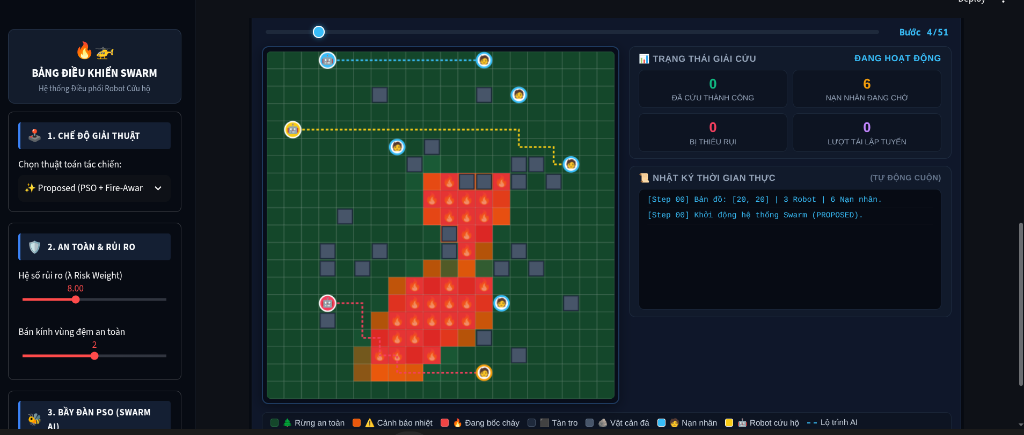
#> input picture assets/tactical_map_demo.png, 1024 x 435 px, found by its file name
$ python make_combined_dashboard.py
#> lines starting #> are read from the running program, lines starting #| are printed output that depends on the picture; long printed decimals are rounded
from PIL import Image, ImageDraw

im_map = Image.open("/home/duck/CLI/Wildfire-Rescue-Robotic/wildfire_rescue_swarm/assets/tactical_map_demo.png")
#> im_map is the input picture: PIL image 1024x435 RGBA; mean R, G, B, A 27.6, 37.4, 39.1, 255
im_top = Image.open("/home/duck/CLI/Wildfire-Rescue-Robotic/wildfire_rescue_swarm/assets/dashboard_overview.jpg")
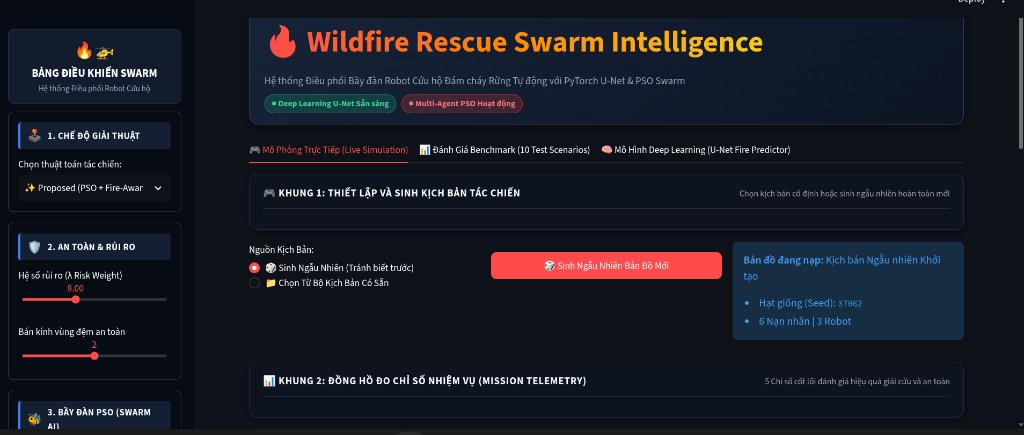
#> input picture assets/dashboard_overview.jpg, 1024 x 435 px, found by its file name
#> im_top is the input picture: PIL image 1024x435 RGB; mean R, G, B 25.4, 27.4, 37.4

# Both are 1024 x 435
# Combine them into a single clean preview: Top = Settings/Telemetry, Bottom = Live Tactical Swarm Grid
w = 1024
total_h = 435 + 435 + 20
canvas = Image.new("RGB", (w + 24, total_h + 50), (15, 23, 42))
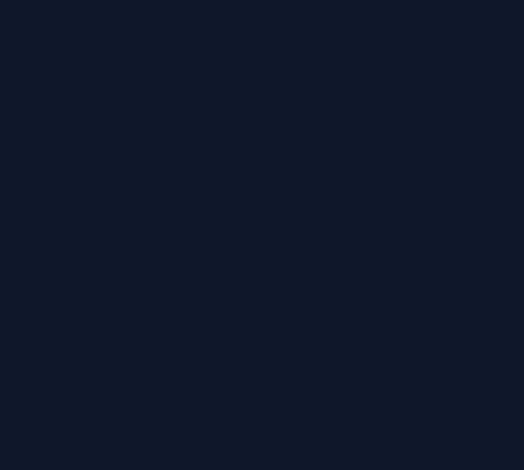
#> canvas: PIL image 1048x940 RGB (shown at 1/2 size); mean R, G, B 15, 23, 42
draw = ImageDraw.Draw(canvas)

# Window header
draw.rectangle([0, 0, w + 24, 34], fill=(30, 41, 59))
draw.ellipse([14, 11, 24, 21], fill=(239, 68, 68))
draw.ellipse([32, 11, 42, 21], fill=(245, 158, 11))
draw.ellipse([50, 11, 60, 21], fill=(16, 185, 129))

# Paste Top Overview
canvas.paste(im_top, (12, 42))
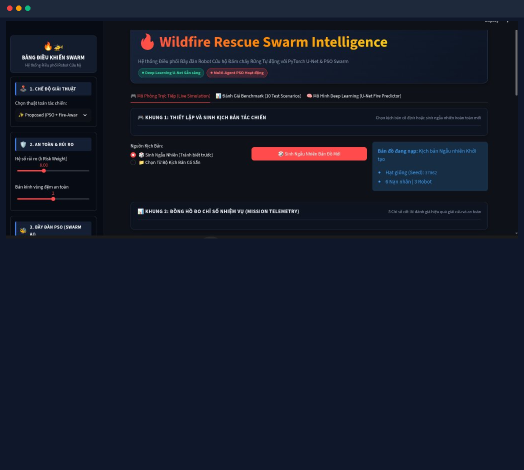
#> canvas: PIL image 1048x940 RGB (shown at 1/2 size); mean R, G, B 20.3, 25.7, 40.6
# Separator line
draw.line([(12, 42 + 435 + 8), (w + 12, 42 + 435 + 8)], fill=(56, 189, 248), width=2)
# Paste Tactical Map
canvas.paste(im_map, (12, 42 + 435 + 16))
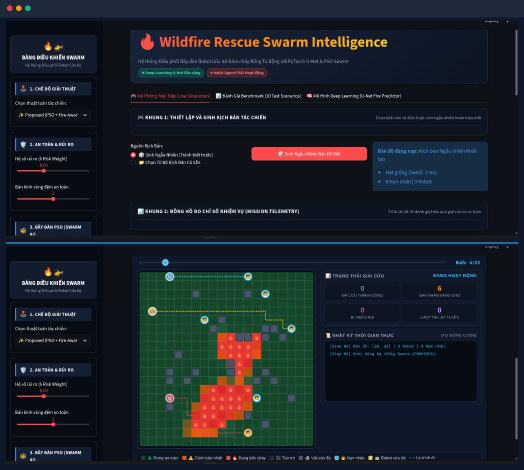
#> canvas: PIL image 1048x940 RGB (shown at 1/2 size); mean R, G, B 26.1, 32.6, 39.7

# Border
draw.rectangle([0, 0, w + 23, total_h + 49], outline=(56, 189, 248), width=2)

out_p = "/home/duck/CLI/Wildfire-Rescue-Robotic/wildfire_rescue_swarm/assets/dashboard_full_stack.png"
canvas.save(out_p, quality=95)
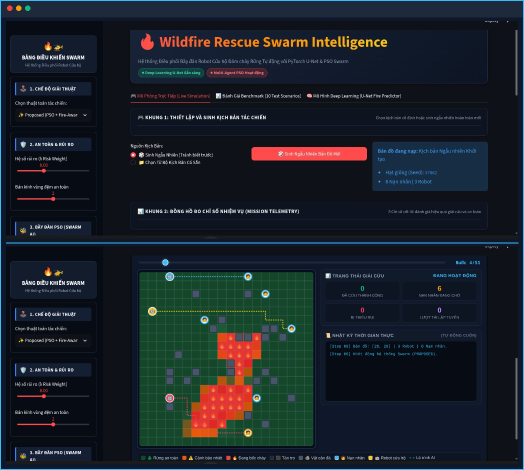
#> saved as dashboard_full_stack.png: PIL image 1048x940 RGB (shown at 1/2 size); mean R, G, B 26.4, 33.9, 41.3
print("Saved dashboard_full_stack.png:", canvas.size, "ratio:", canvas.size[0] / canvas.size[1])
#| Saved dashboard_full_stack.png: (1048, 940) ratio: 1.115
